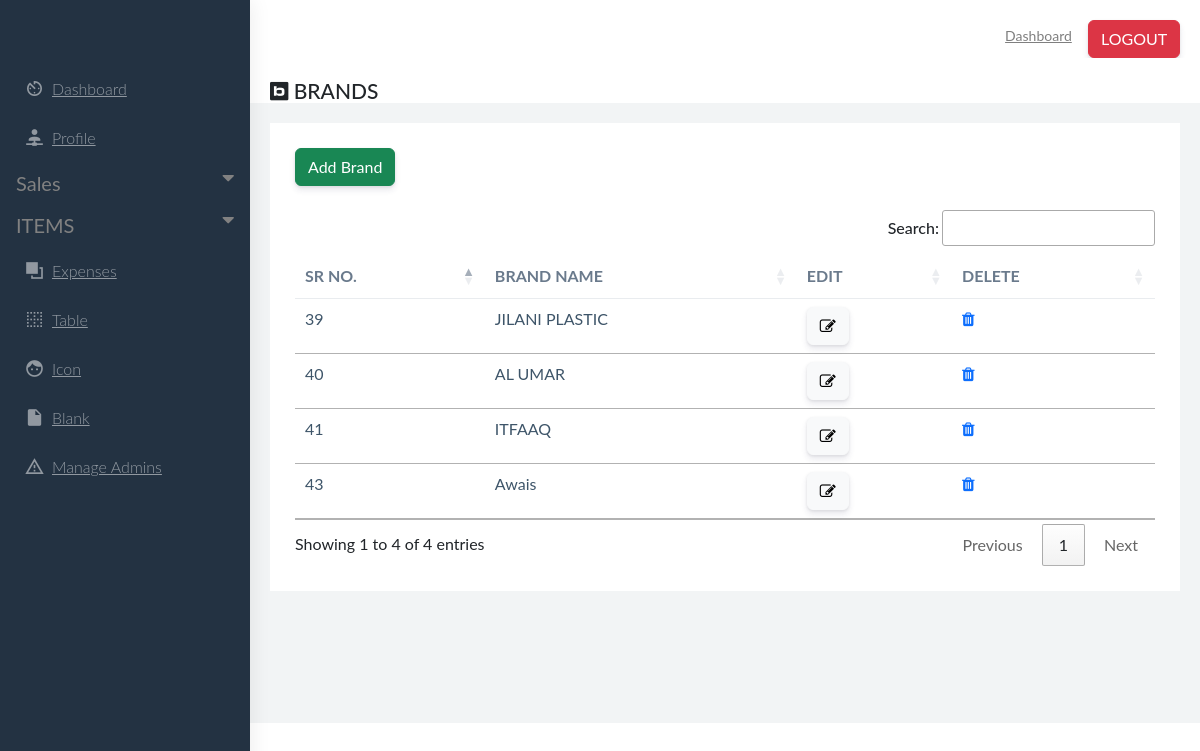
/brands.php (signed in), run on the app's committed database.
### tables this page shows
CREATE TABLE `brand` (
  `SR` int(100) NOT NULL,
  `BRAND_NAME` varchar(100) NOT NULL
);

### brands.php (the view, shortened to what this page needs)
<?php
require('db.php');
$select="SELECT * FROM `BRAND`";
$srun=mysqli_query($con,$select);
?>
<!DOCTYPE html>
<html dir="ltr" lang="en">
<head>
    <link href="https://cdn.jsdelivr.net/npm/bootstrap@5.2.1/dist/css/bootstrap.min.css" rel="stylesheet" id="bootstrap-css">
   <link href="css/style.min.css" rel="stylesheet">
   <link href="https://cdnjs.cloudflare.com/ajax/libs/toastr.js/latest/toastr.min.css" rel="stylesheet"/>
<link href="assets/libs/chartist/dist/chartist.min.css" rel="stylesheet">
    <link href="dist/css/style.min.css" rel="stylesheet">
    <link href="https://cdn.jsdelivr.net/npm/bootstrap@5.2.1/dist/css/bootstrap.min.css" rel="stylesheet" id="bootstrap-css">
    <link rel="stylesheet" href="https://cdnjs.cloudflare.com/ajax/libs/font-awesome/4.7.0/css/font-awesome.min.css">
 <link rel="stylesheet" href="https://cdn.datatables.net/1.12.1/css/jquery.dataTables.min.css">
   <link rel="stylesheet" href="https://cdn.datatables.net/buttons/2.2.3/css/buttons.dataTables.min.css">
    <link rel="stylesheet" href="//cdnjs.cloudflare.com/ajax/libs/toastr.js/latest/css/toastr.min.css">
</head>
<body>
<?php
if (isset($_SESSION['a'])) {
    require("sidebar.php");
}else {
    unset($_SESSION['a']);
}
?>
<div id="main-wrapper" data-layout="vertical" data-navbarbg="skin5" data-sidebartype="full"
        data-sidebar-position="absolute" data-header-position="absolute" data-boxed-layout="full">
<div class="page-wrapper">
            <div class="page-breadcrumb bg-white">
                <div class="row align-items-center">
                    <div class="col-lg-3 col-md-4 col-sm-4 col-xs-12">
                        <h4 class="page-title"><i class="fab fa-bimobject" aria-hidden="true"></i>  BRANDS</h4>
                    </div>
                </div>
            </div>
<div class="container-fluid">
                <div class="row">
                    <div class="col-sm-12">
                        <div class="white-box">
                            <form action="insertbr.php" method="post">
                            <input type="submit" name="" value="Add Brand" class="btn btn-success text-white"><br>
                            </form><br>
                            <div class="table-responsive">
                                <table id="export" class="table text-nowrap">
                                    <thead>
                                        <tr>
                                            <th class="border-top-0">SR NO.</th>
                                            <th class="border-top-0">BRAND NAME</th>
                                            <th class="border-top-0">EDIT</th>
                                            <th class="border-top-0">DELETE</th>
                                        </tr>
                                    </thead>
                                    <tbody>
                                    <?php while($row=mysqli_fetch_assoc($srun)){ ?>
                                        <tr>
                                            <td><?php echo $row["SR"]  ?></td>
                                            <td><?php echo $row["BRAND_NAME"]  ?></td>
					                        <td><button class="btn btn-light" data-bs-toggle="modal" type="button" data-bs-target="#updateModal<?php echo $row['SR'] ?>"><span class="glyphicon glyphicon-edit"></span> <i class="fa fa-edit" aria-hidden="true"></i></button></td>
                                            <td> <a href="deletebr.php?SR=<?php echo $row['SR'] ?>" onclick="return checkDelete()"><i class="fa fa-trash" aria-hidden="true"></i></a></td>
                                        </tr>
                                        <?php } ?>
                                    </tbody>
                                </table>
                            </div>
                        </div>
                    </div>
                </div>
            </div>
</div>
</div>
            </body>
</html>

### sidebar.php (style rules this page uses)
body { font-family: "Lato", sans-serif; }

### data on the page
brand: SR "39", BRAND_NAME "JILANI PLASTIC"
brand: SR "40", BRAND_NAME "AL UMAR"
brand: SR "41", BRAND_NAME "ITFAAQ"
brand: SR "43", BRAND_NAME "Awais"
